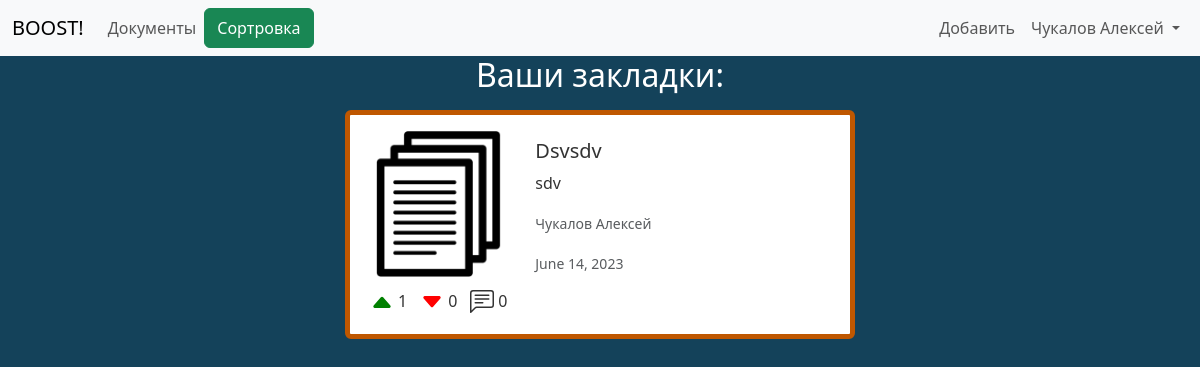
Screenshot of /bookmarks/ (signed in) with the database file from the repository.
### accounts/models.py (models this page shows, shortened)
class User (AbstractBaseUser):
    objects = UserManager()
    email = models.EmailField(
        verbose_name='адресс электронной почты',
        max_length=255,
        unique=True
    )
    username = models.CharField(
        verbose_name='ник',
        max_length=30,
        unique=True
    )
    avatar = models.ImageField(
        verbose_name='Avatar',
        default=DEFAULT_AVATAR,
        upload_to='media/',
        blank=False,
    )
    first_name = models.CharField(
        verbose_name='ваше имя',
        max_length=30
    )
    last_name = models.CharField(
        verbose_name='вашу фамилию',
        max_length=30
    )
    bookmarks = models.ManyToManyField(
        Doc,
        blank=True
    )
    is_active = models.BooleanField(default=True)
    staff = models.BooleanField(default=False)
    admin = models.BooleanField(default=False)
    USERNAME_FIELD = 'email'
    REQUIRED_FIELDS = ['username', 'first_name', 'last_name']
    def __str__(self):
        return f'{self.last_name} {self.first_name}'

### app/models.py (models this page shows, shortened)
class Doc (models.Model):
    objects = models.Manager()
    title = models.CharField(max_length=255)
    description = models.CharField(max_length=511, blank=True)
    link = models.URLField(max_length=255, unique=True)
    path = models.CharField(max_length=127)
    preview = models.ImageField(
        upload_to='media/',
        blank=False,
        default='media/default_images/default_document.png'
    )
    likes = models.IntegerField(default=0)
    dislikes = models.IntegerField(default=0)
    comments = models.IntegerField(default=0)
    studies = models.ManyToManyField(Study)
    subjects = models.ManyToManyField(Subject)
    author = models.ForeignKey(User, on_delete=models.CASCADE)
    date = models.DateField()

### app/views.py (the view)
# urls.py: path('bookmarks/', login_required(views.bookmarks, login_url='/login/'), name='bookmarks'),
def bookmarks(request):
    context = {}
    docs = request.user.bookmarks.all()
    if request.GET.get('drop'):
        return redirect('/bookmarks')
    sort_docs = SortDocs(request)
    sort_docs.convert()
    docs = sort_docs.make_request(docs)
    context['sort_form'] = TagsSortForm(
        initial={
            'studies': sort_docs.studies,
            'sort_type': sort_docs.sort_type_get,
            'subjects': sort_docs.subjects,
        }
    )
    context['search_form'] = SearchForm(
        initial={
            'q': sort_docs.search
        }
    )
    for i in range(len(docs)):
        docs[i].title = docs[i].title.capitalize()
    context['docs'] = docs
    context['has_docs'] = True
    return render(request, 'bookmarked_docs.html', context)

### app/third_party/sort_docs.py (called while the page is built, shortened)
    def convert(self):
        if self.sort_type_get:
            self.sort_type = self.SORT_TYPES[int(self.sort_type_get) - 1]
        else:
            self.sort_type = '-pk'
        if self.subjects:
            self.query_subjects = Q(subjects__in=self.subjects)
        if self.studies:
            self.query_studies = Q(studies__in=self.studies)

    def make_request(self, docs=Doc.objects.all()):
        docs = docs.filter(
            self.query_subjects & self.query_studies & (self.query_title | self.query_description)
        ).order_by(self.sort_type)
        return docs

### app/third_party/tags.py (called while the page is built)
    def __str__(self):
        return str(self.name)

    def __str__(self):
        return str(self.level)

### app/templates/bookmarked_docs.html (shortened to what this page needs)
<!DOCTYPE html>
{% load static %}
<html lang="en">
<head>
    <link href="https://cdn.jsdelivr.net/npm/bootstrap@5.3.0/dist/css/bootstrap.min.css"
              rel="stylesheet"
>
              <link rel="stylesheet" href="{% static 'styles/main.css' %}">
</head>
<body>
    <header>
        {% include 'menu.html' %}
      </header>
    <main>
        <section class="d-flex justify-content-center">
                <h2 style="color: #fff;">Ваши закладки:</h2>
            </section>
        <section class="d-flex justify-content-center flex-wrap">
            {% for doc in docs %}
            <div class="cardDoc card border-5 m-2 p-2" style="max-width: 540px;">
                <a href="/document{{doc.pk}}" class="cardLink">
                <div class="row g-0">
                <div class="col-md-4 p-2 align-bottom">
                    <img src="{{doc.preview.url}}" class="img-fluid rounded-start mb-2" alt="">
                    <div class="d-flex justify-content-between">
                        <p class="m-1">{% include 'note_icons/caret_up_fill.html' %} {{doc.likes}}</p>
                        <p class="m-1">{% include 'note_icons/caret_down_fill.html' %} {{doc.dislikes}}</p>
                        <p class="m-1">{% include 'note_icons/comment.html' %} {{doc.comments}}</p>
                    </div>
                </div>
                    <div class="col-md-8">
                        <div class="card-body">
                            <div class="d-flex justify-content-between">
                                <h5 class="card-title">{{doc.title}}</h5>
                            </div>
                                <p class="card-text">{{doc.description}}</p>
                                <p class="card-text"><small class="text-body-secondary">{{doc.author}}</small></p>
                                <div class="d-flex justify-content-between">
                                    <p class="card-text"><small class="text-body-secondary">{{doc.date}}</small></p>
                                </div>
                            </div>
                        </div>
                    </div>
                </a>
                </div>
        {% endfor %}
      </section>
      </main>
</body>
</html>

### app/templates/menu.html (shortened to what this page needs)
<nav class="navbar navbar-expand-lg bg-body-tertiary">
        <div class="container-fluid">
          <div class="d-flex">
          {% if request.path == '/' %}
          <a class="navbar-brand" href="#">BOOST!</a>
          {% else %}
          <a class="navbar-brand" href="/">BOOST!</a>
          {% endif %}
          {% if request.path != '/docs/' %}
          <ul class="navbar-nav">
            <li class="nav-item">
              <a class="nav-link" href="/docs/">Документы</a>
            </li>
          </ul>
          {% endif %}
          {% if has_docs %}
            <button type="button" class="btn btn-success" data-bs-toggle="modal" data-bs-target="#staticBackdrop">
              Сортровка
            </button>
            {% endif %}
          </div>
            <div class="d-flex justify-content-end">
          <div class="collapse navbar-collapse" id="navbarNavDropdown">
            <ul class="navbar-nav">
              {% if request.user.is_authenticated %}
                <li class="nav-item">
                  <a class="nav-link" href="/create">Добавить</a>
                </li>
              <div class="dropdown-center">
                <li class="nav-item dropdown">
                  <a class="nav-link dropdown-toggle" href="#" role="button" data-bs-toggle="dropdown" aria-expanded="false">
                    {{request.user}}
                  </a>
                </li>
              </div>
              {% else %}
              <li class="nav-item">
                <a class="nav-link" href="/login">Войти</a>
              </li>
              {% endif %}
            </ul>
            </div>
          </div>
        </div>
      </nav>

### app/templates/note_icons/caret_up_fill.html
<svg xmlns="http://www.w3.org/2000/svg" width="24" height="24" fill="currentColor" class="bi bi-caret-up-fill" viewBox="0 0 16 16">
  <g color="green">
    <path d="m7.247 4.86-4.796 5.481c-.566.647-.106 1.659.753 1.659h9.592a1 1 0 0 0 .753-1.659l-4.796-5.48a1 1 0 0 0-1.506 0z"/>
  </g>
</svg>

### app/templates/note_icons/caret_down_fill.html
<svg xmlns="http://www.w3.org/2000/svg" width="24" height="24" fill="currentColor" class="bi bi-caret-down-fill" viewBox="0 0 16 16">
  <g color="red">
    <path d="M7.247 11.14 2.451 5.658C1.885 5.013 2.345 4 3.204 4h9.592a1 1 0 0 1 .753 1.659l-4.796 5.48a1 1 0 0 1-1.506 0z"/>
  </g>
</svg>

### static/styles/main.css (style rules this page uses)
body { background-color: #14425A; }
.cardDoc { border-style: solid; border-color: #BF5700; }
.cardLink { text-decoration: none; color: #333333; }
img { width: 100%; }

### rows the page displays
User: user "Чукалов Алексей"
Doc: preview (placeholder picture), likes "1", dislikes "0", comments "0", title "Dsvsdv", description "sdv", author "Чукалов Алексей", date "June 14, 2023"
